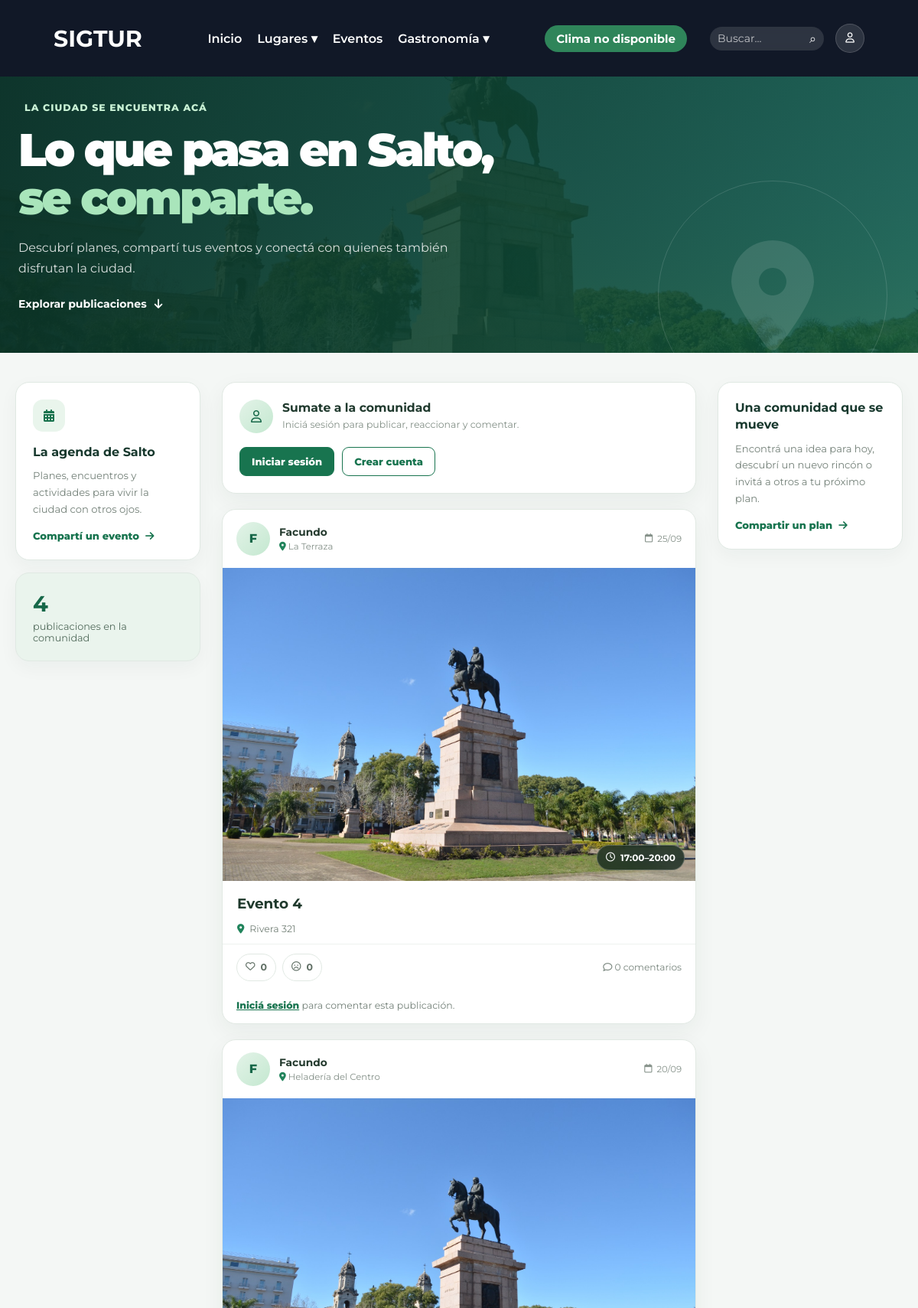
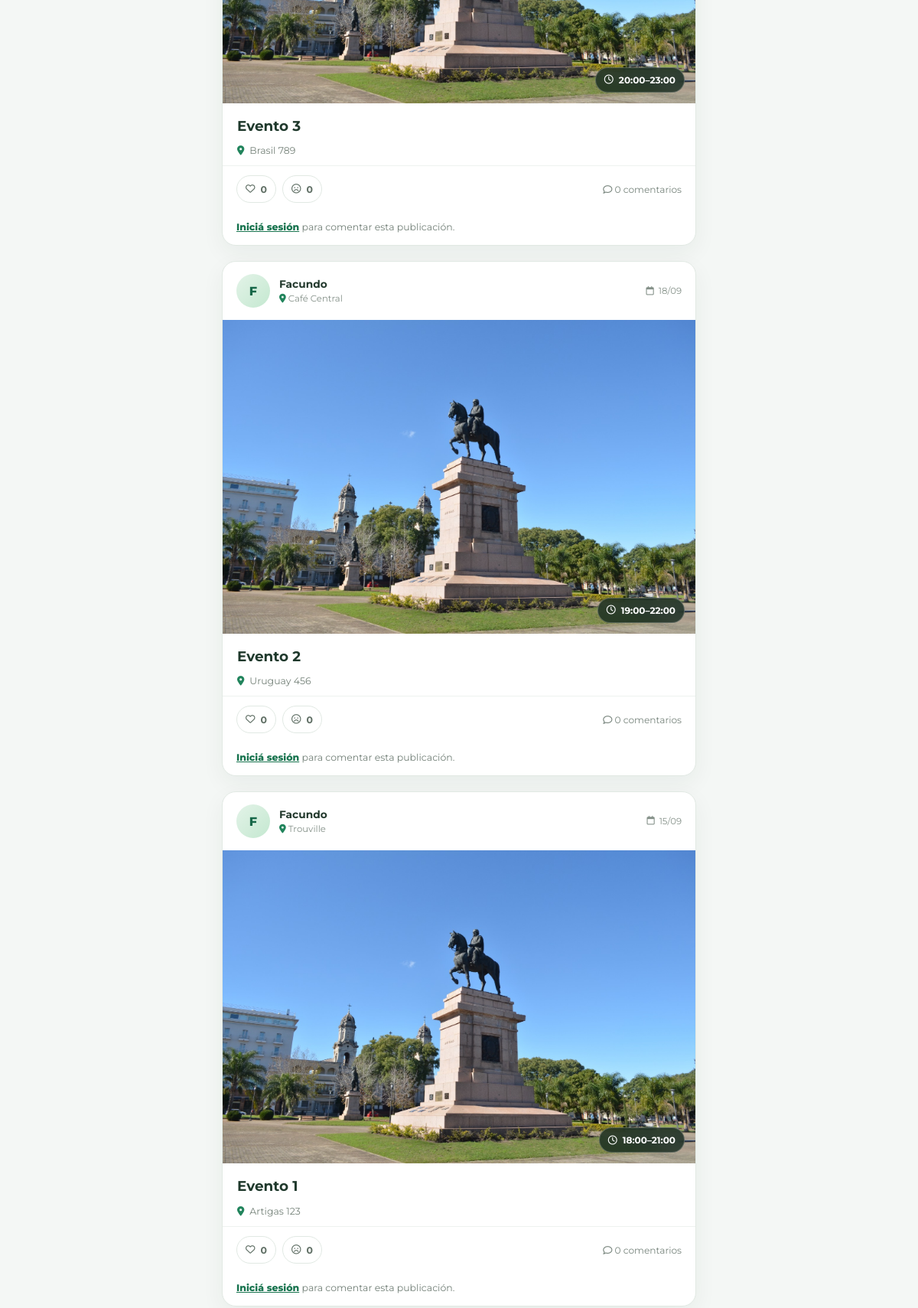
Screenshot of /pages/eventos/eventos.php (upper part) with the database file from the repository (2 pictures, top to bottom).
### tables this page shows
CREATE TABLE `evento` (
  `ID_EVENTO` int(11) NOT NULL,
  `ID_USUARIO` int(11) NOT NULL,
  `ID_LUGAR` int(11) NOT NULL,
  `NOMBRE` varchar(150) NOT NULL,
  `DESCRIPCION` text DEFAULT NULL,
  `HORA_INI` time NOT NULL,
  `HORA_FIN` time NOT NULL,
  `DIA` int(11) NOT NULL,
  `MES` int(11) NOT NULL,
  `ANIO` smallint(6) DEFAULT NULL
);

CREATE TABLE `usuario` (
  `ID_USUARIO` int(11) NOT NULL,
  `ID_ROL` int(11) NOT NULL,
  `NOMBRE` varchar(100) NOT NULL,
  `CONTRASENA` varchar(255) NOT NULL,
  `CORREO` varchar(150) NOT NULL
);

CREATE TABLE `lugar` (
  `ID_LUGAR` int(11) NOT NULL,
  `NOMBRE` varchar(150) NOT NULL,
  `DESCRIPCION` text DEFAULT NULL,
  `DIRECCION` varchar(200) NOT NULL,
  `IMAGEN` varchar(255) DEFAULT NULL,
  `LATITUD` decimal(10,7) DEFAULT NULL,
  `LONGITUD` decimal(10,7) DEFAULT NULL
);

### pages/eventos/eventos.php (the view, shortened to what this page needs)
<?php
require_once("../../conexion.php");
$usuarioId = isset($_SESSION["id_usuario"]) ? (int) $_SESSION["id_usuario"] : null;
$estaAutenticado = $usuarioId !== null;
function escaparEvento($valor)
{
    return htmlspecialchars((string) $valor, ENT_QUOTES, "UTF-8");
}
$lugares = [];
$resultadoLugares = $conexion->query("SELECT ID_LUGAR, NOMBRE, DIRECCION FROM LUGAR ORDER BY NOMBRE");
while ($lugar = $resultadoLugares->fetch_assoc()) {
    $lugares[] = $lugar;
}
$usuarioActualSql = $estaAutenticado ? (string) $usuarioId : "0";
$sqlEventos = "
    SELECT e.ID_EVENTO, e.ID_USUARIO, e.ID_LUGAR, e.NOMBRE, e.DESCRIPCION,
           e.HORA_INI, e.HORA_FIN, e.DIA, e.MES, e.ANIO,
           u.NOMBRE AS AUTOR, l.NOMBRE AS LUGAR, l.DIRECCION, l.IMAGEN,
           (SELECT COUNT(*) FROM EVENTO_REACCION r WHERE r.ID_EVENTO = e.ID_EVENTO AND r.TIPO = 1) AS ME_GUSTA,
           (SELECT COUNT(*) FROM EVENTO_REACCION r WHERE r.ID_EVENTO = e.ID_EVENTO AND r.TIPO = -1) AS NO_ME_GUSTA,
           (SELECT r.TIPO FROM EVENTO_REACCION r WHERE r.ID_EVENTO = e.ID_EVENTO AND r.ID_USUARIO = $usuarioActualSql LIMIT 1) AS MI_REACCION
    FROM EVENTO e
    INNER JOIN USUARIO u ON u.ID_USUARIO = e.ID_USUARIO
    INNER JOIN LUGAR l ON l.ID_LUGAR = e.ID_LUGAR
    ORDER BY e.ID_EVENTO DESC";
$resultadoEventos = $conexion->query($sqlEventos);
$eventos = [];
while ($evento = $resultadoEventos->fetch_assoc()) {
    $eventos[] = $evento;
}
$comentariosPorEvento = [];
$fechaMinima = date("Y-m-d");
$fechaPredeterminada = date("Y-m-d", strtotime("+1 day"));
?>
<!DOCTYPE html>
<html lang="es">
<head>
    <link rel="stylesheet" href="../../assets/css/var.css">
    <link rel="stylesheet" href="../../assets/css/styles.css">
    <link rel="stylesheet" href="../../assets/css/componentes.css">
    <link rel="stylesheet" href="../../assets/css/accesibilidad.css?v=5">
    <link rel="stylesheet" href="../../assets/css/eventos.css?v=4">
    <link rel="stylesheet" href="https://cdnjs.cloudflare.com/ajax/libs/font-awesome/6.7.2/css/all.min.css">
</head>
<body>
    <?php include("../../includes/navbar.php"); ?>
    <main class="eventos-pagina">
        <header class="eventos-portada">
            <div class="eventos-portada-contenido">
                <span class="eventos-etiqueta"><i class="fa-solid fa-sparkles" aria-hidden="true"></i> La ciudad se encuentra acá</span>
                <h1>Lo que pasa en Salto, <span>se comparte.</span></h1>
                <p>Descubrí planes, compartí tus eventos y conectá con quienes también disfrutan la ciudad.</p>
                <a href="#publicaciones" class="eventos-bajar">Explorar publicaciones <i class="fa-solid fa-arrow-down" aria-hidden="true"></i></a>
            </div>
            <div class="eventos-portada-decoracion" aria-hidden="true"><i class="fa-solid fa-location-dot"></i></div>
        </header>
        <div class="eventos-layout">
            <aside class="eventos-lateral">
                <div class="eventos-lateral-tarjeta">
                    <span class="eventos-lateral-icono"><i class="fa-solid fa-calendar-days" aria-hidden="true"></i></span>
                    <h2>La agenda de Salto</h2>
                    <p>Planes, encuentros y actividades para vivir la ciudad con otros ojos.</p>
                    <a href="#publicar">Compartí un evento <i class="fa-solid fa-arrow-right" aria-hidden="true"></i></a>
                </div>
                <div class="eventos-lateral-tarjeta eventos-lateral-tarjeta--suave">
                    <strong><?= count($eventos) ?></strong>
                    <span>publicaciones en la comunidad</span>
                </div>
            </aside>
            <section class="eventos-feed" id="publicaciones" aria-label="Publicaciones de eventos">
                <section class="evento-compositor" id="publicar" aria-labelledby="titulo-publicar">
                    <div class="evento-compositor-encabezado">
                        <span class="evento-avatar" aria-hidden="true">
                            <?= $estaAutenticado ? escaparEvento(mb_strtoupper(mb_substr($_SESSION["nombre"], 0, 1, "UTF-8"), "UTF-8")) : '<i class="fa-regular fa-user"></i>' ?>
                        </span>
                        <div>
                            <h2 id="titulo-publicar"><?= $estaAutenticado ? "¿Qué plan tenés para Salto?" : "Sumate a la comunidad" ?></h2>
                            <p><?= $estaAutenticado ? "Publicá un evento para que todos puedan descubrirlo." : "Iniciá sesión para publicar, reaccionar y comentar." ?></p>
                        </div>
                    </div>
                    <?php if ($estaAutenticado): ?>
                        <form class="evento-formulario" method="POST" action="eventos.php#publicar">
                            <input type="hidden" name="csrf_token" value="<?= escaparEvento($_SESSION["csrf_eventos"]) ?>">
                            <input type="hidden" name="accion" value="publicar">
                            <label for="evento-nombre">Título del evento</label>
                            <input id="evento-nombre" type="text" name="nombre" maxlength="150" placeholder="Ej.: Música en la costanera" required>
                            <label for="evento-descripcion">Contale a la comunidad <span>opcional</span></label>
                            <textarea id="evento-descripcion" name="descripcion" rows="3" maxlength="2000" placeholder="¿Qué va a pasar? ¿Por qué no hay que perdérselo?"></textarea>
                            <div class="evento-formulario-fila">
                                <div>
                                    <label for="evento-lugar">Lugar</label>
                                    <select id="evento-lugar" name="id_lugar" required>
                                        <option value="">Elegí dónde</option>
                                        <?php foreach ($lugares as $lugar): ?>
                                            <option value="<?= (int) $lugar["ID_LUGAR"] ?>"><?= escaparEvento($lugar["NOMBRE"]) ?> · <?= escaparEvento($lugar["DIRECCION"]) ?></option>
                                        <?php endforeach; ?>
                                    </select>
                                </div>
                                <div>
                                    <label for="evento-fecha">Fecha</label>
                                    <input id="evento-fecha" type="date" name="fecha" min="<?= escaparEvento($fechaMinima) ?>" value="<?= escaparEvento($fechaPredeterminada) ?>" required>
                                </div>
                            </div>
                            <div class="evento-formulario-fila evento-formulario-fila--horas">
                                <div>
                                    <label for="evento-hora-inicio">Desde</label>
                                    <input id="evento-hora-inicio" type="time" name="hora_inicio" value="18:00" required>
                                </div>
                                <div>
                                    <label for="evento-hora-fin">Hasta</label>
                                    <input id="evento-hora-fin" type="time" name="hora_fin" value="20:00" required>
                                </div>
                            </div>
                            <button class="evento-publicar" type="submit">Publicar evento <i class="fa-solid fa-paper-plane" aria-hidden="true"></i></button>
                        </form>
                    <?php else: ?>
                        <div class="evento-invitado-acciones">
                            <a href="../login.php">Iniciar sesión</a>
                            <a href="../register.php">Crear cuenta</a>
                        </div>
                    <?php endif; ?>
                </section>
                <?php foreach ($eventos as $evento): ?>
                    <?php
                    $eventoId = (int) $evento["ID_EVENTO"];
                    $imagen = trim((string) ($evento["IMAGEN"] ?? ""));
                    $rutaImagen = $imagen !== "" ? __DIR__ . "/../../" . ltrim($imagen, "/\\") : "";
                    $imagenSrc = $imagen !== "" && is_file($rutaImagen)
                        ? "../../" . ltrim($imagen, "/\\")
                        : "../../assets/img/imagen-principal.jpeg";
                    $fechaTexto = sprintf(
                        "%02d/%02d%s",
                        (int) $evento["DIA"],
                        (int) $evento["MES"],
                        $evento["ANIO"] ? "/" . (int) $evento["ANIO"] : ""
                    );
                    $miReaccion = $evento["MI_REACCION"] === null ? 0 : (int) $evento["MI_REACCION"];
                    ?>
                    <article class="evento-post" id="evento-<?= $eventoId ?>">
                        <header class="evento-post-encabezado">
                            <span class="evento-avatar" aria-hidden="true"><?= escaparEvento(mb_strtoupper(mb_substr($evento["AUTOR"], 0, 1, "UTF-8"), "UTF-8")) ?></span>
                            <div class="evento-post-autor">
                                <strong><?= escaparEvento($evento["AUTOR"]) ?></strong>
                                <span><i class="fa-solid fa-location-dot" aria-hidden="true"></i> <?= escaparEvento($evento["LUGAR"]) ?></span>
                            </div>
                            <span class="evento-fecha-publicacion"><i class="fa-regular fa-calendar" aria-hidden="true"></i> <?= escaparEvento($fechaTexto) ?></span>
                        </header>
                        <?php if ($imagenSrc !== ""): ?>
                            <div class="evento-post-imagen">
                                <img src="<?= escaparEvento($imagenSrc) ?>" alt="<?= escaparEvento($evento["LUGAR"]) ?>" loading="lazy">
                                <span><i class="fa-regular fa-clock" aria-hidden="true"></i> <?= escaparEvento(substr((string) $evento["HORA_INI"], 0, 5)) ?>–<?= escaparEvento(substr((string) $evento["HORA_FIN"], 0, 5)) ?></span>
                            </div>
                        <?php endif; ?>
                        <div class="evento-post-contenido">
                            <h2><?= escaparEvento($evento["NOMBRE"]) ?></h2>
                            <p class="evento-post-direccion"><i class="fa-solid fa-location-dot" aria-hidden="true"></i> <?= escaparEvento($evento["DIRECCION"]) ?></p>
                        </div>
                        <div class="evento-reacciones">
                            <?php if ($estaAutenticado): ?>
                                <form method="POST" action="eventos.php#evento-<?= $eventoId ?>">
                                    <input type="hidden" name="csrf_token" value="<?= escaparEvento($_SESSION["csrf_eventos"]) ?>">
                                    <input type="hidden" name="accion" value="reaccionar">
                                    <input type="hidden" name="id_evento" value="<?= $eventoId ?>">
                                    <input type="hidden" name="tipo" value="1">
                                    <button class="evento-reaccion <?= $miReaccion === 1 ? "evento-reaccion--activa" : "" ?>" type="submit" aria-label="Me gusta, <?= (int) $evento["ME_GUSTA"] ?> reacciones" aria-pressed="<?= $miReaccion === 1 ? "true" : "false" ?>">
                                        <i class="fa-regular fa-heart" aria-hidden="true"></i><span><?= (int) $evento["ME_GUSTA"] ?></span>
                                    </button>
                                </form>
                                <form method="POST" action="eventos.php#evento-<?= $eventoId ?>">
                                    <input type="hidden" name="csrf_token" value="<?= escaparEvento($_SESSION["csrf_eventos"]) ?>">
                                    <input type="hidden" name="accion" value="reaccionar">
                                    <input type="hidden" name="id_evento" value="<?= $eventoId ?>">
                                    <input type="hidden" name="tipo" value="-1">
                                    <button class="evento-reaccion <?= $miReaccion === -1 ? "evento-reaccion--activa evento-reaccion--negativa" : "" ?>" type="submit" aria-label="No me gusta, <?= (int) $evento["NO_ME_GUSTA"] ?> reacciones" aria-pressed="<?= $miReaccion === -1 ? "true" : "false" ?>">
                                        <i class="fa-regular fa-face-frown" aria-hidden="true"></i><span><?= (int) $evento["NO_ME_GUSTA"] ?></span>
                                    </button>
                                </form>
                            <?php else: ?>
                                <span class="evento-reaccion evento-reaccion--solo"><i class="fa-regular fa-heart" aria-hidden="true"></i> <?= (int) $evento["ME_GUSTA"] ?></span>
                                <span class="evento-reaccion evento-reaccion--solo"><i class="fa-regular fa-face-frown" aria-hidden="true"></i> <?= (int) $evento["NO_ME_GUSTA"] ?></span>
                            <?php endif; ?>
                            <span class="evento-conteo-comentarios"><i class="fa-regular fa-comment" aria-hidden="true"></i> <?= count($comentariosPorEvento[$eventoId] ?? []) ?> comentarios</span>
                        </div>
                        <section class="evento-comentarios" aria-label="Comentarios de <?= escaparEvento($evento["NOMBRE"]) ?>">
                            <?php if ($estaAutenticado): ?>
                                <form class="evento-comentario-formulario" method="POST" action="eventos.php#evento-<?= $eventoId ?>">
                                    <input type="hidden" name="csrf_token" value="<?= escaparEvento($_SESSION["csrf_eventos"]) ?>">
                                    <input type="hidden" name="accion" value="comentar">
                                    <input type="hidden" name="id_evento" value="<?= $eventoId ?>">
                                    <label class="sr-only" for="comentario-evento-<?= $eventoId ?>">Escribí un comentario</label>
                                    <input id="comentario-evento-<?= $eventoId ?>" type="text" name="comentario" maxlength="1000" placeholder="Sumá algo a la conversación..." required>
                                    <button type="submit" aria-label="Publicar comentario"><i class="fa-solid fa-arrow-up" aria-hidden="true"></i></button>
                                </form>
                            <?php else: ?>
                                <p class="evento-comentario-login"><a href="../login.php">Iniciá sesión</a> para comentar esta publicación.</p>
                            <?php endif; ?>
                        </section>
                    </article>
                <?php endforeach; ?>
            </section>
            <aside class="eventos-lateral eventos-lateral--derecha">
                <div class="eventos-lateral-tarjeta">
                    <h2>Una comunidad que se mueve</h2>
                    <p>Encontrá una idea para hoy, descubrí un nuevo rincón o invitá a otros a tu próximo plan.</p>
                    <a href="#publicar">Compartir un plan <i class="fa-solid fa-arrow-right" aria-hidden="true"></i></a>
                </div>
            </aside>
        </div>
    </main>
    <?php include("../../includes/chat-widget.php"); ?>
</body>
</html>

### assets/css/var.css (style rules this page uses)
:root { --fuente: 'Montserrat', sans-serif; --color-principal: rgb(255, 255, 255); --color-secundario : #f5f5f5; --color-principal-texto: rgb(0, 0, 0); --color-secundario-texto : #555; --color-redes: #333; --tamaño-principal-h1: 30px; --tamaño-principal-fuente: 15px; }

### assets/css/styles.css (style rules this page uses)
* { margin: 0; padding: 0; box-sizing: border-box; font-family: var(--fuente); }
html, body { width: 100%; min-height: 100%; scroll-behavior: smooth; }
body { display: flex; flex-direction: column; min-height: 100vh; }
main { flex: 1; }

### rows the page displays
evento: ID_USUARIO.NOMBRE "F", ID_USUARIO.NOMBRE "Facundo", ID_LUGAR.NOMBRE "La Terraza", escaparEvento($fechaTexto) "25/09", HORA_INI "17:00", HORA_FIN "20:00", NOMBRE "Evento 4", ID_LUGAR.DIRECCION "Rivera 321", ME_GUSTA "0", NO_ME_GUSTA "0", ID_EVENTO "0"
evento: ID_USUARIO.NOMBRE "F", ID_USUARIO.NOMBRE "Facundo", ID_LUGAR.NOMBRE "Heladería del Centro", escaparEvento($fechaTexto) "20/09", HORA_INI "20:00", HORA_FIN "23:00", NOMBRE "Evento 3", ID_LUGAR.DIRECCION "Brasil 789", ME_GUSTA "0", NO_ME_GUSTA "0", ID_EVENTO "0"
evento: ID_USUARIO.NOMBRE "F", ID_USUARIO.NOMBRE "Facundo", ID_LUGAR.NOMBRE "Café Central", escaparEvento($fechaTexto) "18/09", HORA_INI "19:00", HORA_FIN "22:00", NOMBRE "Evento 2", ID_LUGAR.DIRECCION "Uruguay 456", ME_GUSTA "0", NO_ME_GUSTA "0", ID_EVENTO "0"
evento: ID_USUARIO.NOMBRE "F", ID_USUARIO.NOMBRE "Facundo", ID_LUGAR.NOMBRE "Trouville", escaparEvento($fechaTexto) "15/09", HORA_INI "18:00", HORA_FIN "21:00", NOMBRE "Evento 1", ID_LUGAR.DIRECCION "Artigas 123", ME_GUSTA "0", NO_ME_GUSTA "0", ID_EVENTO "0"

### other values shown
count($eventos) "4"
